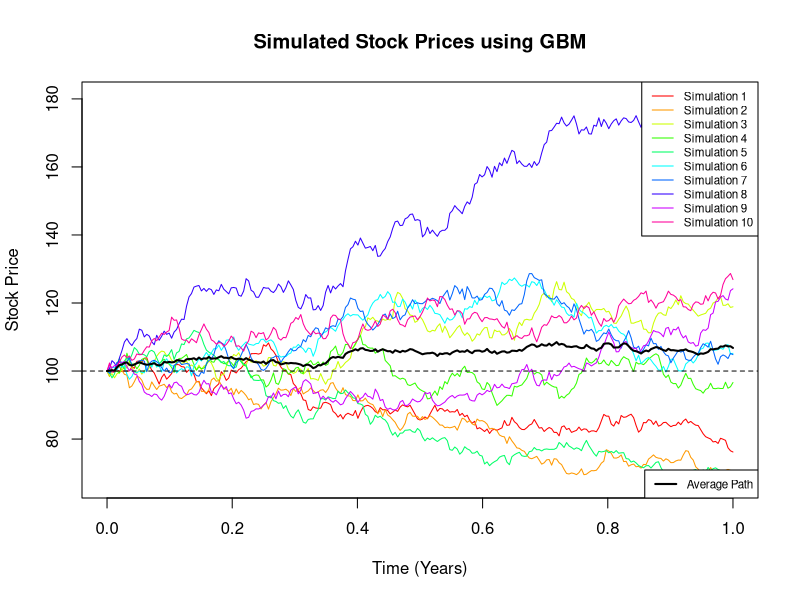

R code for this plot:
# Simulate stock prices using Geometric Brownian Motion

# Parameters
S0 <- 100       # Initial stock price
mu <- 0.1       # Expected return
sigma <- 0.2     # Volatility
T <- 1          # Time horizon (1 year)
n <- 252        # Number of time steps (daily)
dt <- T/n       # Time step size

# Number of simulations
num_simulations <- 10

# Function to simulate a single stock price path
simulate_stock_price <- function(S0, mu, sigma, dt, n) {
  # Generate random normal values
  Z <- rnorm(n)
  
  # Initialize stock price path
  S <- numeric(n+1)
  S[1] <- S0
  
  # Simulate stock prices
  for (i in 1:n) {
    S[i+1] <- S[i] * exp((mu - 0.5 * sigma^2) * dt + sigma * sqrt(dt) * Z[i])
  }
  
  return(S)
}

# Simulate multiple stock price paths
stock_paths <- matrix(NA, nrow = n+1, ncol = num_simulations)
for (i in 1:num_simulations) {
  stock_paths[, i] <- simulate_stock_price(S0, mu, sigma, dt, n)
}

# Plot the simulated stock price paths
time <- seq(0, T, length.out = n+1)
matplot(time, stock_paths, type = "l", 
        xlab = "Time (Years)", ylab = "Stock Price",
        main = "Simulated Stock Prices using GBM",
        col = rainbow(num_simulations), lty = 1)
abline(h = S0, col = "black", lty = 2)  # Add a line for the initial stock price
legend("topright", legend = paste("Simulation", 1:num_simulations),
       col = rainbow(num_simulations), lty = 1, cex = 0.7)

# Calculate the average stock price path
average_path <- rowMeans(stock_paths)

# Add the average path to the plot
lines(time, average_path, col = "black", lwd = 2)
legend("bottomright", legend = "Average Path", col = "black", lwd = 2, cex = 0.7)

# Calculate and print the final stock prices
final_prices <- stock_paths[n+1, ]
print("Final Stock Prices:")
print(final_prices)

# Calculate and print summary statistics of final stock prices
print("Summary Statistics of Final Stock Prices:")
print(summary(final_prices))

# Calculate the probability of the stock price being above a certain level (e.g., 120)
threshold <- 120
probability_above <- mean(final_prices > threshold)
print(paste("Probability of Stock Price >", threshold, ":", probability_above))

# End of code
